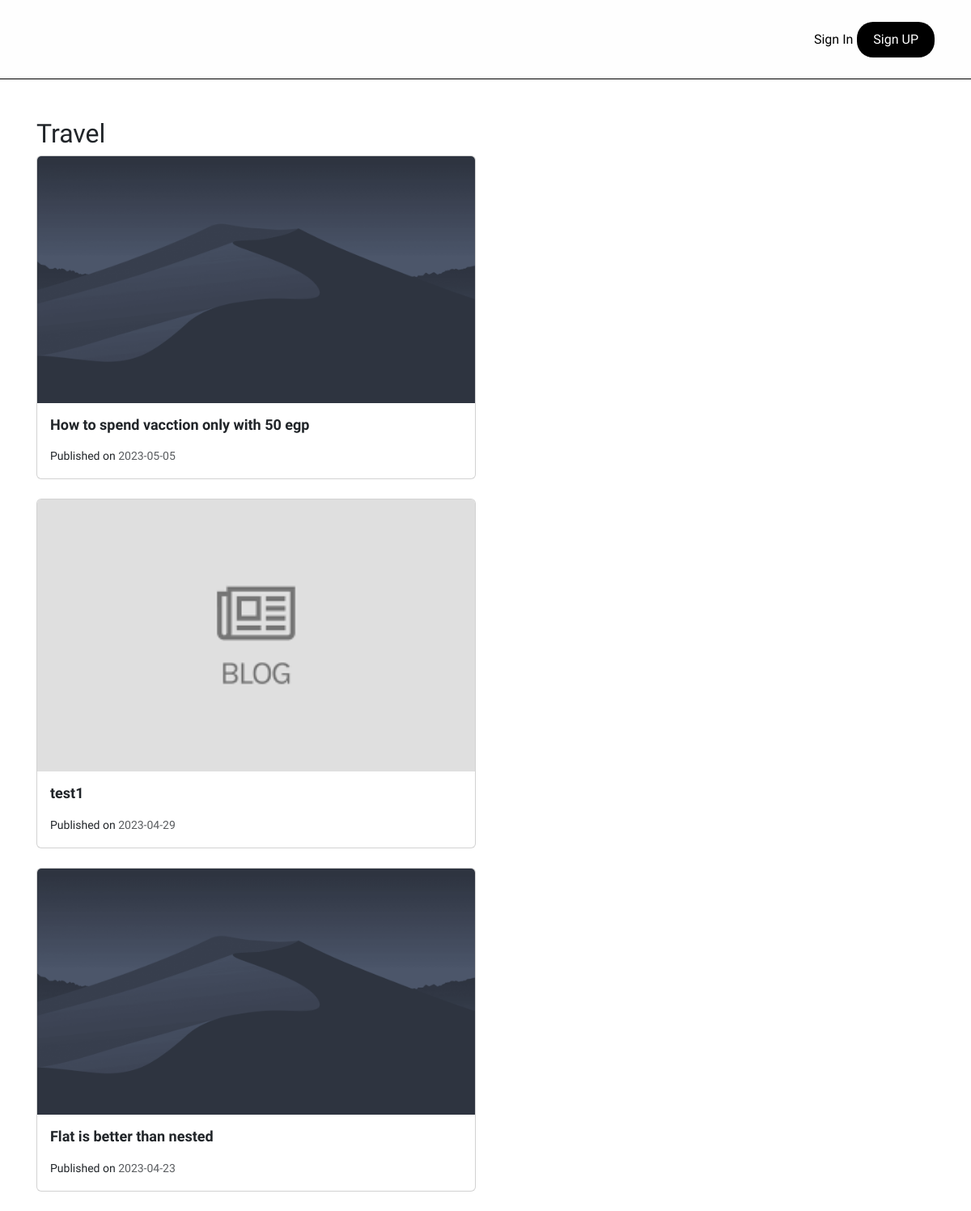
The page /blog/post/category/2 on the database its author committed.
### blog/models.py (models this page shows, shortened)
class Category(models.Model):
    title = models.CharField(max_length=255)
    def __str__(self):
        return self.title

class Post(models.Model):
    title = models.CharField(max_length=120)
    content = models.TextField()
    published_at = models.DateTimeField(default=timezone.now)
    author = models.ForeignKey(User, on_delete=models.CASCADE)
    categories = models.ManyToManyField(Category, related_name='categories')
    image = models.ImageField(null=True, blank=True)
    likes = models.IntegerField(default=0)
    dislikes = models.IntegerField(default=0)
    class Meta:
        ordering = ['-likes','-published_at']

### blog/views.py (the view)
# urls.py: path('post/category/<int:id>', views.post_category, name='post-by-category'),
def post_category(request, id):
    category = Category.objects.get(id=id)
    posts = Post.objects.filter(categories__title__in=[category])
    return render(request, 'blog/post_by_category.html', {'posts': posts, 'category': category})

### blog/templates/blog/post_by_category.html (shortened to what this page needs)
{% extends 'base.html' %}
{% load static %}
{% block content %}
<div class="container">
    <div class="row">
        <div class="col-sm-6">
            <h2>{{category}}</h2>
            {% for post in posts %}
            <div class="card mb-4">
                <a href="{% url 'post-item' post.id%}" style="color: inherit; text-decoration: none">
                    {% if post.image %}
                    <img src="{{post.image.url}}" class="img-fluid card-img-top" alt="Blog image" style="width: 100%;">
                    {%else%}
                    <img src="{% static 'images/default.png'%}" class="img-fluid card-img-top" alt="Blog image">
                    {%endif%}
                    <div class="card-body">
                        <h5 class="card-title">{{ post.title }}</h5>
                        <small>Published on <span class="text-muted">
                                <time datetime="{{ post.published_at| date:'Y-m-d'}}">
                                    {{ post.published_at| date:'Y-m-d' }}
                                </time>
                            </span></small><br>
                    </div>
                </a>
            </div>
            {% endfor %}
        </div>
    </div>
</div>
{% endblock content %}

### static/css/style.css (style rules this page uses)
* { box-sizing: border-box; padding: 0; margin: 0; }
body { background-color: #fff; font-family: 'Cairo', sans-serif; min-height: 100vh; }
a { text-decoration: none; }
.container { padding-left: 15px; padding-right: 15px; margin-left: auto; margin-right: auto; }
@media (min-width: 768px) { .container { width: 750px; } }
@media (min-width: 992px) { .container { width: 970px; } }
@media (min-width: 1200px) { .container { width: 1170px; } }
h5 { color: #000; font-weight: bold; font-size: 18px; }

### rows shown on the page
Category: title "Travel"
Post: image (picture), title "How to spend vacction only with 50 egp", published_at "2023-05-05"
Post: title "test1", published_at "2023-04-29"
Post: image (picture), title "Flat is better than nested", published_at "2023-04-23"
